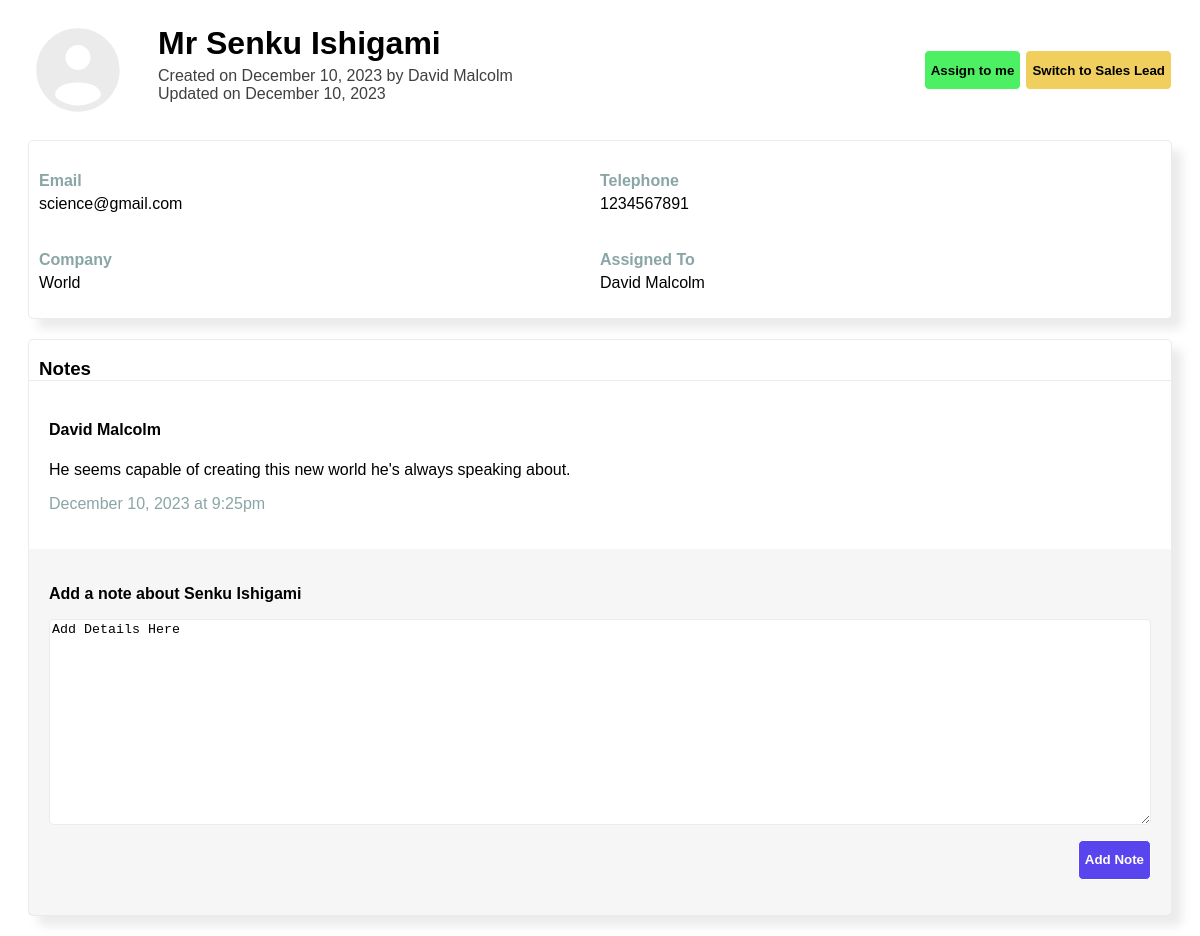
The page /contactDetail.php?mail=science@gmail.com on the database its author committed.
### tables this page shows
CREATE TABLE `contacts` (
  `id` int(11) NOT NULL,
  `title` varchar(255) NOT NULL,
  `firstname` varchar(255) NOT NULL,
  `lastname` varchar(255) NOT NULL,
  `email` varchar(255) NOT NULL,
  `telephone` varchar(255) NOT NULL,
  `company` varchar(255) NOT NULL,
  `type` varchar(255) NOT NULL,
  `assigned_to` int(11) NOT NULL,
  `created_by` int(11) NOT NULL,
  `created_at` datetime NOT NULL,
  `updated_at` datetime NOT NULL
);

CREATE TABLE `users` (
  `id` int(11) NOT NULL,
  `firstname` varchar(255) NOT NULL,
  `lastname` varchar(255) NOT NULL,
  `password` varchar(255) NOT NULL,
  `email` varchar(255) NOT NULL,
  `role` varchar(255) NOT NULL,
  `created_at` datetime NOT NULL
);

### contactDetail.php (the view, shortened to what this page needs)
<?php
   $pdo = new PDO("mysql:host=localhost;dbname=dolphin_crm","root","");
   if (isset($_GET['mail'])){
    $email = $_GET['mail'];
   }
   $query = $pdo->prepare("SELECT id, firstname, lastname, email, title, telephone, type, company, assigned_to, created_by, DATE_FORMAT(created_at, '%m-%d-%Y') AS formatted_date, DATE_FORMAT(updated_at, '%m-%d-%Y') AS updated_date FROM contacts where email = :email");
   $query->bindParam(':email', $email);
   if ($query->execute()){
      if ($rows = $query->fetch(PDO::FETCH_ASSOC)) {
           $person = array(
                'id' => $rows['id'],
               'company' => $rows['company'],
               'title' => $rows['title'],
               'name' => $rows['firstname'] . " " . $rows['lastname'],
               'email' => $rows['email'],
               'type' => $rows['type'],
               'creater' => $rows['created_by'],
               'created' => $rows['formatted_date'],
               'updated' => $rows['updated_date'],
               'tele' => $rows['telephone'],
               'assign' => $rows['assigned_to']
           );
       }
   }
   $upperquery = $pdo->prepare("SELECT firstname, lastname FROM users where id = :id");
   $upperquery->bindParam(':id', $person['creater']);
   if ($upperquery->execute()){
      if ($rows = $upperquery->fetch(PDO::FETCH_ASSOC)) {
           $manager = array(
               'name' => $rows['firstname'] . " " . $rows['lastname'],
           );
       }
   }
   $lowerquery = $pdo->prepare("SELECT firstname, lastname FROM users where id = :id");
   $lowerquery->bindParam(':id', $person['assign']);
   if ($lowerquery->execute()){
      if ($rows = $lowerquery->fetch(PDO::FETCH_ASSOC)) {
           $assign = array(
               'name' => $rows['firstname'] . " " . $rows['lastname'],
           );
       }
   }
   $noteQuery = $pdo->prepare("SELECT created_by, comment, created_at FROM notes WHERE contact_id=:contact_id");
   $noteQuery->bindParam(':contact_id', $person['id']);
   $notes = array();
    if ($noteQuery->execute()) {
        $resultNotes = $noteQuery->fetchAll(PDO::FETCH_ASSOC);
        foreach ($resultNotes as $note) {
            $noteData = array(
                'createdBy' => '',
                'comment' => $note['comment'],
                'createdAt' => DateTime::createFromFormat('Y-m-d H:i:s', $note['created_at']),
            );
            $userQuery = $pdo->prepare("SELECT firstname, lastname FROM users WHERE id = :userId");
            $userQuery->bindParam(':userId', $note['created_by']);
            if ($userQuery->execute()) {
                $user = $userQuery->fetch(PDO::FETCH_ASSOC);
                $noteData['createdBy'] = $user['firstname'] . ' ' . $user['lastname'];
            }
            $notes[] = $noteData;
        }
    }
   $dateTimeUpdated = DateTime::createFromFormat('m-d-Y', $person['updated']);
   if ($dateTimeUpdated !== false) {
       $person['updated'] = $dateTimeUpdated->format('F j, Y');
   }
   $dateTimeCreated = DateTime::createFromFormat('m-d-Y', $person['created']);
   if ($dateTimeCreated !== false) {
       $person['created'] = $dateTimeCreated->format('F j, Y');
   }
?>
<!DOCTYPE html>
<html lang="en">
<head>
    <link rel="stylesheet" href="css/details.css">
</head>
<div id="toppings">
    <div id="Profile">
        <img src="img/user.svg" alt="Profile Picture" id="profilemg">
        <div>
            <h1><?=$person['title']?> <?=$person['name']?></h1>
            <p>Created on <?=$person['created']?> by <?=$manager['name']?></p>
            <p>Updated on <?=$person['updated']?></p>
        </div>
    </div>
    <div id="buttons">
        <button id="assign" onclick="assignMe(event)">Assign to me</button>
        <button id="switch" onclick="switchMe(event)">Switch to <?php echo (strpos($person['type'], "Support") !== false) ? "Sales Lead" : "Support"; ?></button>
    </div>
</div>
<div id="info">
    <div class="organ">
        <h4>Email</h4>
        <p id="emailer"><?=$person['email']?></p>
    </div>
    <div class="organ">
        <h4>
            Telephone
        </h4>
        <p><?=$person['tele']?></p>
    </div>
    <div class="organ">
        <h4>Company</h4>
        <p><?=$person['company']?></p>
    </div>
    <div class="organ">
        <h4>Assigned To</h4>
        <p><?=$assign['name']?></p>
    </div>
</div>
<div id="notes">
    <h3>Notes</h3>
    <?php foreach ($notes as $note): ?>
        <div id="noted">
            <div class="grouping">
                <h4><?= $note['createdBy'] ?></h4>
                <p><?= $note['comment'] ?></p>
                <p class="date"><?= $note['createdAt']->format('F j, Y \a\t g:ia') ?></p>
            </div>
        </div>
    <?php endforeach; ?>
    <div id="noteAdder">
        <h4>Add a note about <?=$person['name']?></h4>
        <textarea type="text" id="text-box" >Add Details Here</textarea>
        <button id="addNote" onclick="notePress(event)">Add Note</button>
    </div>
</div>
</html>

### css/details.css (style rules this page uses)
#Profile p { color: #413f3f; font-family: Arial, Helvetica, sans-serif; margin: 0px; }
#Profile { display: grid; grid-template-columns: 130px 1fr; }
#Profile h1 { margin: 5px 0px; padding: 0px; margin-bottom: 5px; font-family: Arial, Helvetica, sans-serif; }
#profilemg { width: 100px; }
#toppings { display: flex; justify-content: space-between; align-items: center; margin: 20px; }
#assign { height: 40px; color: black; background-color: #19ec35c4; border-radius: 5px; border: 1px solid white; font-family: Arial, Helvetica, sans-serif; font-weight: 600; background-position: 5px center; cursor: pointer; }
#switch { height: 40px; color: black; background-color: #ebba19b2; border-radius: 5px; border: 1px solid white; font-family: Arial, Helvetica, sans-serif; font-weight: 600; background-position: 5px center; cursor: pointer; }
#info { display: grid; grid-template-columns: 1fr 1fr; border: 1px solid #80808029; box-shadow: 10px 10px 10px #80808029; margin:20px; padding:10px; border-radius: 5px; }
.organ h4 { margin-bottom: 5px; font-family: Arial, Helvetica, sans-serif; color: rgba(22, 77, 77, 0.507); }
.organ p { margin-top: 0px; font-family: Arial, Helvetica, sans-serif; }
#notes { display: flex; flex-direction: column; margin:20px; border: 1px solid #80808029; border-radius: 5px; box-shadow: 10px 10px 10px #80808029; font-family: Arial, Helvetica, sans-serif; }
#notes h3 { border-bottom: 1px solid #80808029; padding-left: 10px; font-family: Arial, Helvetica, sans-serif; }
.grouping { padding: 20px; padding-top: 0px; }
.date { color: rgba(22, 77, 77, 0.507); }
#addNote { height: 40px; color: white; background-color: #5945ED; border-radius: 5px; border: 1px solid white; font-family: Arial, Helvetica, sans-serif; font-weight: 600; background-position: 5px center; cursor: pointer; width: fit-content; justify-self: end; }
#text-box { border-radius: 5px; border: 1px solid #80808029; height:200px; margin: 0px; }
#noteAdder { display: grid; grid-template-rows: 50px 1fr 70px; gap:0px; align-items: center; padding:20px; background-color: #80808013; }

### rows shown on the page
contacts: title "Mr", email "science@gmail.com", telephone "1234567891", company "World"
users: firstname+lastname "David Malcolm"

### other values the page prints
$person['name'] "Senku Ishigami"
$person['created'] "December 10, 2023"
$person['updated'] "December 10, 2023"
$note['createdBy'] "David Malcolm"
$note['comment'] "He seems capable of creating this new world he's always speaking about."
$note['createdAt']->format('F j, Y \a\t g:ia') "December 10, 2023 at 9:25pm"
